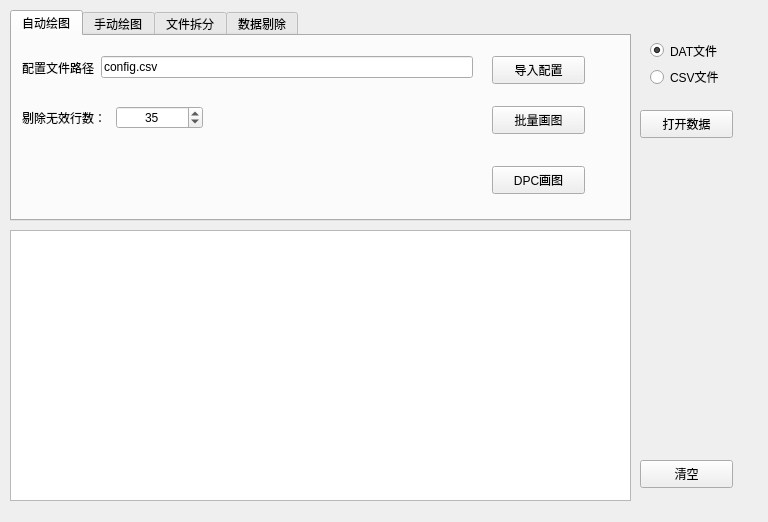
<?xml version="1.0" encoding="UTF-8"?>
<ui version="4.0">
 <class>Form</class>
 <widget class="QWidget" name="Form">
  <property name="geometry">
   <rect>
    <x>0</x>
    <y>0</y>
    <width>768</width>
    <height>522</height>
   </rect>
  </property>
  <property name="cursor">
   <cursorShape>ArrowCursor</cursorShape>
  </property>
  <property name="windowTitle">
   <string>CSV绘图工具</string>
  </property>
  <widget class="QPushButton" name="pushButton_opencsvfile">
   <property name="geometry">
    <rect>
     <x>640</x>
     <y>110</y>
     <width>93</width>
     <height>28</height>
    </rect>
   </property>
   <property name="text">
    <string>打开数据</string>
   </property>
  </widget>
  <widget class="QTextEdit" name="textEdit_log">
   <property name="geometry">
    <rect>
     <x>10</x>
     <y>230</y>
     <width>621</width>
     <height>271</height>
    </rect>
   </property>
  </widget>
  <widget class="QPushButton" name="pushButton_clear">
   <property name="geometry">
    <rect>
     <x>640</x>
     <y>460</y>
     <width>93</width>
     <height>28</height>
    </rect>
   </property>
   <property name="text">
    <string>清空</string>
   </property>
  </widget>
  <widget class="QTabWidget" name="tabWidget">
   <property name="geometry">
    <rect>
     <x>10</x>
     <y>10</y>
     <width>621</width>
     <height>211</height>
    </rect>
   </property>
   <property name="currentIndex">
    <number>0</number>
   </property>
   <widget class="QWidget" name="tab_3">
    <attribute name="title">
     <string>自动绘图</string>
    </attribute>
    <widget class="QWidget" name="layoutWidget">
     <property name="geometry">
      <rect>
       <x>10</x>
       <y>20</y>
       <width>451</width>
       <height>23</height>
      </rect>
     </property>
     <layout class="QHBoxLayout" name="horizontalLayout_12">
      <item>
       <widget class="QLabel" name="label_11">
        <property name="text">
         <string>配置文件路径</string>
        </property>
       </widget>
      </item>
      <item>
       <widget class="QLineEdit" name="lineEdit_cfg_path">
        <property name="text">
         <string>config.csv</string>
        </property>
       </widget>
      </item>
     </layout>
    </widget>
    <widget class="QPushButton" name="pushButton_cfg">
     <property name="geometry">
      <rect>
       <x>480</x>
       <y>20</y>
       <width>93</width>
       <height>28</height>
      </rect>
     </property>
     <property name="text">
      <string>导入配置</string>
     </property>
    </widget>
    <widget class="QPushButton" name="pushButton_plotall">
     <property name="geometry">
      <rect>
       <x>480</x>
       <y>70</y>
       <width>93</width>
       <height>28</height>
      </rect>
     </property>
     <property name="text">
      <string>批量画图</string>
     </property>
    </widget>
    <widget class="QPushButton" name="pushButton_dpc">
     <property name="geometry">
      <rect>
       <x>480</x>
       <y>130</y>
       <width>93</width>
       <height>28</height>
      </rect>
     </property>
     <property name="text">
      <string>DPC画图</string>
     </property>
    </widget>
    <widget class="QWidget" name="layoutWidget">
     <property name="geometry">
      <rect>
       <x>10</x>
       <y>70</y>
       <width>181</width>
       <height>23</height>
      </rect>
     </property>
     <layout class="QHBoxLayout" name="horizontalLayout_8">
      <item>
       <widget class="QLabel" name="label_7">
        <property name="text">
         <string>剔除无效行数：</string>
        </property>
       </widget>
      </item>
      <item>
       <widget class="QSpinBox" name="spinBox_del_rows">
        <property name="alignment">
         <set>Qt::AlignCenter</set>
        </property>
        <property name="minimum">
         <number>0</number>
        </property>
        <property name="maximum">
         <number>999</number>
        </property>
        <property name="value">
         <number>35</number>
        </property>
       </widget>
      </item>
     </layout>
    </widget>
   </widget>
   <widget class="QWidget" name="tab">
    <attribute name="title">
     <string>手动绘图</string>
    </attribute>
    <widget class="QGroupBox" name="groupBox">
     <property name="geometry">
      <rect>
       <x>10</x>
       <y>20</y>
       <width>201</width>
       <height>151</height>
      </rect>
     </property>
     <property name="title">
      <string>曲线标题设置</string>
     </property>
     <widget class="QWidget" name="layoutWidget">
      <property name="geometry">
       <rect>
        <x>10</x>
        <y>20</y>
        <width>181</width>
        <height>23</height>
       </rect>
      </property>
      <layout class="QHBoxLayout" name="horizontalLayout">
       <item>
        <widget class="QLabel" name="label">
         <property name="text">
          <string>名称：</string>
         </property>
        </widget>
       </item>
       <item>
        <widget class="QLineEdit" name="lineEdit_plot_tilte_content">
         <property name="text">
          <string>曲线一</string>
         </property>
        </widget>
       </item>
      </layout>
     </widget>
     <widget class="QWidget" name="layoutWidget">
      <property name="geometry">
       <rect>
        <x>10</x>
        <y>50</y>
        <width>181</width>
        <height>23</height>
       </rect>
      </property>
      <layout class="QHBoxLayout" name="horizontalLayout_7">
       <item>
        <widget class="QLabel" name="label_2">
         <property name="text">
          <string>曲线标题字号：</string>
         </property>
        </widget>
       </item>
       <item>
        <widget class="QSpinBox" name="spinBox_plot_title_fontsize">
         <property name="alignment">
          <set>Qt::AlignCenter</set>
         </property>
         <property name="minimum">
          <number>1</number>
         </property>
         <property name="value">
          <number>16</number>
         </property>
        </widget>
       </item>
      </layout>
     </widget>
     <widget class="QWidget" name="layoutWidget_5">
      <property name="geometry">
       <rect>
        <x>10</x>
        <y>80</y>
        <width>181</width>
        <height>23</height>
       </rect>
      </property>
      <layout class="QHBoxLayout" name="horizontalLayout_13">
       <item>
        <widget class="QLabel" name="label_12">
         <property name="text">
          <string>图片宽度：</string>
         </property>
        </widget>
       </item>
       <item>
        <widget class="QDoubleSpinBox" name="doubleSpinBox_width">
         <property name="decimals">
          <number>0</number>
         </property>
         <property name="minimum">
          <double>0.000000000000000</double>
         </property>
         <property name="maximum">
          <double>99999.000000000000000</double>
         </property>
         <property name="value">
          <double>640.000000000000000</double>
         </property>
        </widget>
       </item>
      </layout>
     </widget>
     <widget class="QWidget" name="layoutWidget_6">
      <property name="geometry">
       <rect>
        <x>10</x>
        <y>110</y>
        <width>181</width>
        <height>23</height>
       </rect>
      </property>
      <layout class="QHBoxLayout" name="horizontalLayout_14">
       <item>
        <widget class="QLabel" name="label_13">
         <property name="text">
          <string>图片高度：</string>
         </property>
        </widget>
       </item>
       <item>
        <widget class="QDoubleSpinBox" name="doubleSpinBox_hight">
         <property name="decimals">
          <number>0</number>
         </property>
         <property name="minimum">
          <double>0.000000000000000</double>
         </property>
         <property name="maximum">
          <double>99999.000000000000000</double>
         </property>
         <property name="value">
          <double>480.000000000000000</double>
         </property>
        </widget>
       </item>
      </layout>
     </widget>
    </widget>
    <widget class="QGroupBox" name="groupBox_2">
     <property name="geometry">
      <rect>
       <x>220</x>
       <y>20</y>
       <width>161</width>
       <height>151</height>
      </rect>
     </property>
     <property name="title">
      <string>数据选择</string>
     </property>
     <widget class="QWidget" name="layoutWidget">
      <property name="geometry">
       <rect>
        <x>10</x>
        <y>30</y>
        <width>138</width>
        <height>23</height>
       </rect>
      </property>
      <layout class="QHBoxLayout" name="horizontalLayout_2">
       <item>
        <widget class="QLabel" name="label_3">
         <property name="text">
          <string>起始序号：</string>
         </property>
        </widget>
       </item>
       <item>
        <widget class="QSpinBox" name="spinBox_plot_start">
         <property name="minimum">
          <number>1</number>
         </property>
         <property name="maximum">
          <number>999</number>
         </property>
         <property name="value">
          <number>5</number>
         </property>
        </widget>
       </item>
      </layout>
     </widget>
     <widget class="QWidget" name="layoutWidget">
      <property name="geometry">
       <rect>
        <x>10</x>
        <y>70</y>
        <width>138</width>
        <height>23</height>
       </rect>
      </property>
      <layout class="QHBoxLayout" name="horizontalLayout_3">
       <item>
        <widget class="QLabel" name="label_4">
         <property name="text">
          <string>结束序号：</string>
         </property>
        </widget>
       </item>
       <item>
        <widget class="QSpinBox" name="spinBox_plot_end">
         <property name="minimum">
          <number>1</number>
         </property>
         <property name="maximum">
          <number>999</number>
         </property>
         <property name="value">
          <number>5</number>
         </property>
        </widget>
       </item>
      </layout>
     </widget>
    </widget>
    <widget class="QGroupBox" name="groupBox_3">
     <property name="geometry">
      <rect>
       <x>390</x>
       <y>20</y>
       <width>211</width>
       <height>111</height>
      </rect>
     </property>
     <property name="title">
      <string>Y轴范围设置</string>
     </property>
     <widget class="QWidget" name="layoutWidget">
      <property name="geometry">
       <rect>
        <x>10</x>
        <y>20</y>
        <width>153</width>
        <height>21</height>
       </rect>
      </property>
      <layout class="QHBoxLayout" name="horizontalLayout_4">
       <item>
        <widget class="QRadioButton" name="radioButton_ylim_noset">
         <property name="text">
          <string>默认</string>
         </property>
         <property name="checked">
          <bool>true</bool>
         </property>
        </widget>
       </item>
       <item>
        <widget class="QRadioButton" name="radioButton_ylim_set">
         <property name="text">
          <string>手动设置</string>
         </property>
        </widget>
       </item>
      </layout>
     </widget>
     <widget class="QWidget" name="layoutWidget">
      <property name="geometry">
       <rect>
        <x>11</x>
        <y>51</y>
        <width>194</width>
        <height>23</height>
       </rect>
      </property>
      <layout class="QHBoxLayout" name="horizontalLayout_5">
       <item>
        <widget class="QLabel" name="label_5">
         <property name="text">
          <string>Y轴最小值：</string>
         </property>
        </widget>
       </item>
       <item>
        <widget class="QDoubleSpinBox" name="doubleSpinBox_ylim_min">
         <property name="minimum">
          <double>-99999.000000000000000</double>
         </property>
         <property name="maximum">
          <double>99999.000000000000000</double>
         </property>
        </widget>
       </item>
      </layout>
     </widget>
     <widget class="QWidget" name="layoutWidget">
      <property name="geometry">
       <rect>
        <x>11</x>
        <y>81</y>
        <width>194</width>
        <height>23</height>
       </rect>
      </property>
      <layout class="QHBoxLayout" name="horizontalLayout_6">
       <item>
        <widget class="QLabel" name="label_6">
         <property name="text">
          <string>Y轴最大值：</string>
         </property>
        </widget>
       </item>
       <item>
        <widget class="QDoubleSpinBox" name="doubleSpinBox_ylim_max">
         <property name="minimum">
          <double>-99999.000000000000000</double>
         </property>
         <property name="maximum">
          <double>99999.000000000000000</double>
         </property>
         <property name="singleStep">
          <double>1.000000000000000</double>
         </property>
         <property name="value">
          <double>5.000000000000000</double>
         </property>
        </widget>
       </item>
      </layout>
     </widget>
    </widget>
    <widget class="QPushButton" name="pushButton_plot">
     <property name="geometry">
      <rect>
       <x>510</x>
       <y>150</y>
       <width>93</width>
       <height>28</height>
      </rect>
     </property>
     <property name="text">
      <string>手动画图</string>
     </property>
    </widget>
   </widget>
   <widget class="QWidget" name="tab_2">
    <attribute name="title">
     <string>文件拆分</string>
    </attribute>
    <widget class="QPushButton" name="pushButton_splitfile">
     <property name="geometry">
      <rect>
       <x>500</x>
       <y>120</y>
       <width>93</width>
       <height>28</height>
      </rect>
     </property>
     <property name="text">
      <string>拆分文件</string>
     </property>
    </widget>
    <widget class="QGroupBox" name="groupBox_4">
     <property name="geometry">
      <rect>
       <x>20</x>
       <y>20</y>
       <width>161</width>
       <height>111</height>
      </rect>
     </property>
     <property name="title">
      <string>数据选择</string>
     </property>
     <widget class="QWidget" name="layoutWidget_2">
      <property name="geometry">
       <rect>
        <x>10</x>
        <y>30</y>
        <width>141</width>
        <height>23</height>
       </rect>
      </property>
      <layout class="QHBoxLayout" name="horizontalLayout_9">
       <item>
        <widget class="QLabel" name="label_8">
         <property name="text">
          <string>起始列号：</string>
         </property>
        </widget>
       </item>
       <item>
        <widget class="QSpinBox" name="spinBox_split_start">
         <property name="minimum">
          <number>1</number>
         </property>
         <property name="maximum">
          <number>999</number>
         </property>
         <property name="value">
          <number>5</number>
         </property>
        </widget>
       </item>
      </layout>
     </widget>
     <widget class="QWidget" name="layoutWidget_3">
      <property name="geometry">
       <rect>
        <x>10</x>
        <y>70</y>
        <width>141</width>
        <height>23</height>
       </rect>
      </property>
      <layout class="QHBoxLayout" name="horizontalLayout_10">
       <item>
        <widget class="QLabel" name="label_9">
         <property name="text">
          <string>结束列号：</string>
         </property>
        </widget>
       </item>
       <item>
        <widget class="QSpinBox" name="spinBox_split_end">
         <property name="minimum">
          <number>1</number>
         </property>
         <property name="maximum">
          <number>999</number>
         </property>
         <property name="value">
          <number>5</number>
         </property>
        </widget>
       </item>
      </layout>
     </widget>
    </widget>
    <widget class="QWidget" name="layoutWidget_4">
     <property name="geometry">
      <rect>
       <x>220</x>
       <y>50</y>
       <width>221</width>
       <height>23</height>
      </rect>
     </property>
     <layout class="QHBoxLayout" name="horizontalLayout_11">
      <item>
       <widget class="QLabel" name="label_10">
        <property name="text">
         <string>拆分后文件名：</string>
        </property>
       </widget>
      </item>
      <item>
       <widget class="QLineEdit" name="lineEdit_split_filename">
        <property name="text">
         <string>曲线二.csv</string>
        </property>
       </widget>
      </item>
     </layout>
    </widget>
   </widget>
   <widget class="QWidget" name="tab_4">
    <attribute name="title">
     <string>数据剔除</string>
    </attribute>
    <widget class="QGroupBox" name="groupBox_5">
     <property name="geometry">
      <rect>
       <x>20</x>
       <y>20</y>
       <width>341</width>
       <height>161</height>
      </rect>
     </property>
     <property name="title">
      <string>遥测数据</string>
     </property>
     <widget class="QRadioButton" name="radioButton_gt">
      <property name="geometry">
       <rect>
        <x>20</x>
        <y>60</y>
        <width>71</width>
        <height>19</height>
       </rect>
      </property>
      <property name="text">
       <string>大于</string>
      </property>
      <property name="checked">
       <bool>true</bool>
      </property>
     </widget>
     <widget class="QRadioButton" name="radioButton_lt">
      <property name="geometry">
       <rect>
        <x>100</x>
        <y>60</y>
        <width>71</width>
        <height>19</height>
       </rect>
      </property>
      <property name="text">
       <string>小于</string>
      </property>
     </widget>
     <widget class="QPushButton" name="pushButton_replace">
      <property name="geometry">
       <rect>
        <x>230</x>
        <y>110</y>
        <width>93</width>
        <height>28</height>
       </rect>
      </property>
      <property name="text">
       <string>替换</string>
      </property>
     </widget>
     <widget class="QWidget" name="">
      <property name="geometry">
       <rect>
        <x>20</x>
        <y>130</y>
        <width>191</width>
        <height>23</height>
       </rect>
      </property>
      <layout class="QHBoxLayout" name="horizontalLayout_15">
       <item>
        <widget class="QLabel" name="label_14">
         <property name="text">
          <string>替换后数值：</string>
         </property>
        </widget>
       </item>
       <item>
        <widget class="QDoubleSpinBox" name="doubleSpinBox_rr">
         <property name="minimum">
          <double>-99999.000000000000000</double>
         </property>
         <property name="maximum">
          <double>99999.000000000000000</double>
         </property>
        </widget>
       </item>
      </layout>
     </widget>
     <widget class="QWidget" name="">
      <property name="geometry">
       <rect>
        <x>20</x>
        <y>90</y>
        <width>191</width>
        <height>23</height>
       </rect>
      </property>
      <layout class="QHBoxLayout" name="horizontalLayout_16">
       <item>
        <widget class="QLabel" name="label_15">
         <property name="text">
          <string>替换前数值：</string>
         </property>
        </widget>
       </item>
       <item>
        <widget class="QDoubleSpinBox" name="doubleSpinBox_tt">
         <property name="minimum">
          <double>-99999.000000000000000</double>
         </property>
         <property name="maximum">
          <double>99999.000000000000000</double>
         </property>
        </widget>
       </item>
      </layout>
     </widget>
     <widget class="QWidget" name="">
      <property name="geometry">
       <rect>
        <x>20</x>
        <y>30</y>
        <width>191</width>
        <height>23</height>
       </rect>
      </property>
      <layout class="QHBoxLayout" name="horizontalLayout_17">
       <item>
        <widget class="QLabel" name="label_16">
         <property name="text">
          <string>替换的列号:</string>
         </property>
        </widget>
       </item>
       <item>
        <widget class="QSpinBox" name="spinBox_replace_col">
         <property name="alignment">
          <set>Qt::AlignCenter</set>
         </property>
         <property name="minimum">
          <number>1</number>
         </property>
         <property name="maximum">
          <number>999</number>
         </property>
         <property name="value">
          <number>5</number>
         </property>
        </widget>
       </item>
      </layout>
     </widget>
    </widget>
    <widget class="QGroupBox" name="groupBox_6">
     <property name="geometry">
      <rect>
       <x>380</x>
       <y>20</y>
       <width>201</width>
       <height>151</height>
      </rect>
     </property>
     <property name="title">
      <string>使用说明</string>
     </property>
     <widget class="QLabel" name="label_17">
      <property name="geometry">
       <rect>
        <x>20</x>
        <y>40</y>
        <width>141</width>
        <height>71</height>
       </rect>
      </property>
      <property name="text">
       <string/>
      </property>
     </widget>
     <widget class="QTextBrowser" name="textBrowser">
      <property name="geometry">
       <rect>
        <x>10</x>
        <y>20</y>
        <width>191</width>
        <height>121</height>
       </rect>
      </property>
      <property name="html">
       <string>&lt;!DOCTYPE HTML PUBLIC &quot;-//W3C//DTD HTML 4.0//EN&quot; &quot;http://www.w3.org/TR/REC-html40/strict.dtd&quot;&gt;
&lt;html&gt;&lt;head&gt;&lt;meta name=&quot;qrichtext&quot; content=&quot;1&quot; /&gt;&lt;style type=&quot;text/css&quot;&gt;
p, li { white-space: pre-wrap; }
&lt;/style&gt;&lt;/head&gt;&lt;body style=&quot; font-family:'SimSun'; font-size:9pt; font-weight:400; font-style:normal;&quot;&gt;
&lt;p style=&quot; margin-top:0px; margin-bottom:0px; margin-left:0px; margin-right:0px; -qt-block-indent:0; text-indent:0px;&quot;&gt;①大于替换：指当遥测解析值大于某值时，剔除并修改为初始值&lt;/p&gt;
&lt;p style=&quot; margin-top:0px; margin-bottom:0px; margin-left:0px; margin-right:0px; -qt-block-indent:0; text-indent:0px;&quot;&gt;②小于替换：指当遥测解析值小于某值时，剔除并修改为初始值&lt;/p&gt;&lt;/body&gt;&lt;/html&gt;</string>
      </property>
     </widget>
    </widget>
   </widget>
  </widget>
  <widget class="QWidget" name="layoutWidget">
   <property name="geometry">
    <rect>
     <x>650</x>
     <y>40</y>
     <width>83</width>
     <height>47</height>
    </rect>
   </property>
   <layout class="QVBoxLayout" name="verticalLayout">
    <item>
     <widget class="QRadioButton" name="radioButton_opendat">
      <property name="text">
       <string>DAT文件</string>
      </property>
      <property name="checked">
       <bool>true</bool>
      </property>
     </widget>
    </item>
    <item>
     <widget class="QRadioButton" name="radioButton_opencsv">
      <property name="text">
       <string>CSV文件</string>
      </property>
     </widget>
    </item>
   </layout>
  </widget>
 </widget>
 <resources/>
 <connections>
  <connection>
   <sender>pushButton_clear</sender>
   <signal>clicked()</signal>
   <receiver>Form</receiver>
   <slot>on_btn_clear_click()</slot>
   <hints>
    <hint type="sourcelabel">
     <x>675</x>
     <y>143</y>
    </hint>
    <hint type="destinationlabel">
     <x>675</x>
     <y>177</y>
    </hint>
   </hints>
  </connection>
  <connection>
   <sender>pushButton_opencsvfile</sender>
   <signal>clicked()</signal>
   <receiver>Form</receiver>
   <slot>on_btn_openfile_click()</slot>
   <hints>
    <hint type="sourcelabel">
     <x>625</x>
     <y>75</y>
    </hint>
    <hint type="destinationlabel">
     <x>708</x>
     <y>52</y>
    </hint>
   </hints>
  </connection>
  <connection>
   <sender>pushButton_plot</sender>
   <signal>clicked()</signal>
   <receiver>Form</receiver>
   <slot>on_btn_plot_click()</slot>
   <hints>
    <hint type="sourcelabel">
     <x>528</x>
     <y>208</y>
    </hint>
    <hint type="destinationlabel">
     <x>657</x>
     <y>215</y>
    </hint>
   </hints>
  </connection>
  <connection>
   <sender>pushButton_splitfile</sender>
   <signal>clicked()</signal>
   <receiver>Form</receiver>
   <slot>on_btn_splitfile_click()</slot>
   <hints>
    <hint type="sourcelabel">
     <x>558</x>
     <y>164</y>
    </hint>
    <hint type="destinationlabel">
     <x>644</x>
     <y>220</y>
    </hint>
   </hints>
  </connection>
  <connection>
   <sender>pushButton_dpc</sender>
   <signal>clicked()</signal>
   <receiver>Form</receiver>
   <slot>on_btn_dpc_click()</slot>
   <hints>
    <hint type="sourcelabel">
     <x>584</x>
     <y>191</y>
    </hint>
    <hint type="destinationlabel">
     <x>680</x>
     <y>304</y>
    </hint>
   </hints>
  </connection>
  <connection>
   <sender>pushButton_cfg</sender>
   <signal>clicked()</signal>
   <receiver>Form</receiver>
   <slot>on_btn_cfg_click()</slot>
   <hints>
    <hint type="sourcelabel">
     <x>584</x>
     <y>81</y>
    </hint>
    <hint type="destinationlabel">
     <x>671</x>
     <y>326</y>
    </hint>
   </hints>
  </connection>
  <connection>
   <sender>pushButton_plotall</sender>
   <signal>clicked()</signal>
   <receiver>Form</receiver>
   <slot>on_btn_plotall_click()</slot>
   <hints>
    <hint type="sourcelabel">
     <x>584</x>
     <y>131</y>
    </hint>
    <hint type="destinationlabel">
     <x>656</x>
     <y>269</y>
    </hint>
   </hints>
  </connection>
  <connection>
   <sender>pushButton_replace</sender>
   <signal>clicked()</signal>
   <receiver>Form</receiver>
   <slot>on_btn_replace_click()</slot>
   <hints>
    <hint type="sourcelabel">
     <x>313</x>
     <y>176</y>
    </hint>
    <hint type="destinationlabel">
     <x>688</x>
     <y>242</y>
    </hint>
   </hints>
  </connection>
 </connections>
 <slots>
  <slot>on_btn_clear_click()</slot>
  <slot>on_btn_openfile_click()</slot>
  <slot>on_btn_plot_click()</slot>
  <slot>on_btn_splitfile_click()</slot>
  <slot>on_btn_dpc_click()</slot>
  <slot>on_btn_cfg_click()</slot>
  <slot>on_btn_plotall_click()</slot>
  <slot>on_btn_replace_click()</slot>
 </slots>
</ui>
